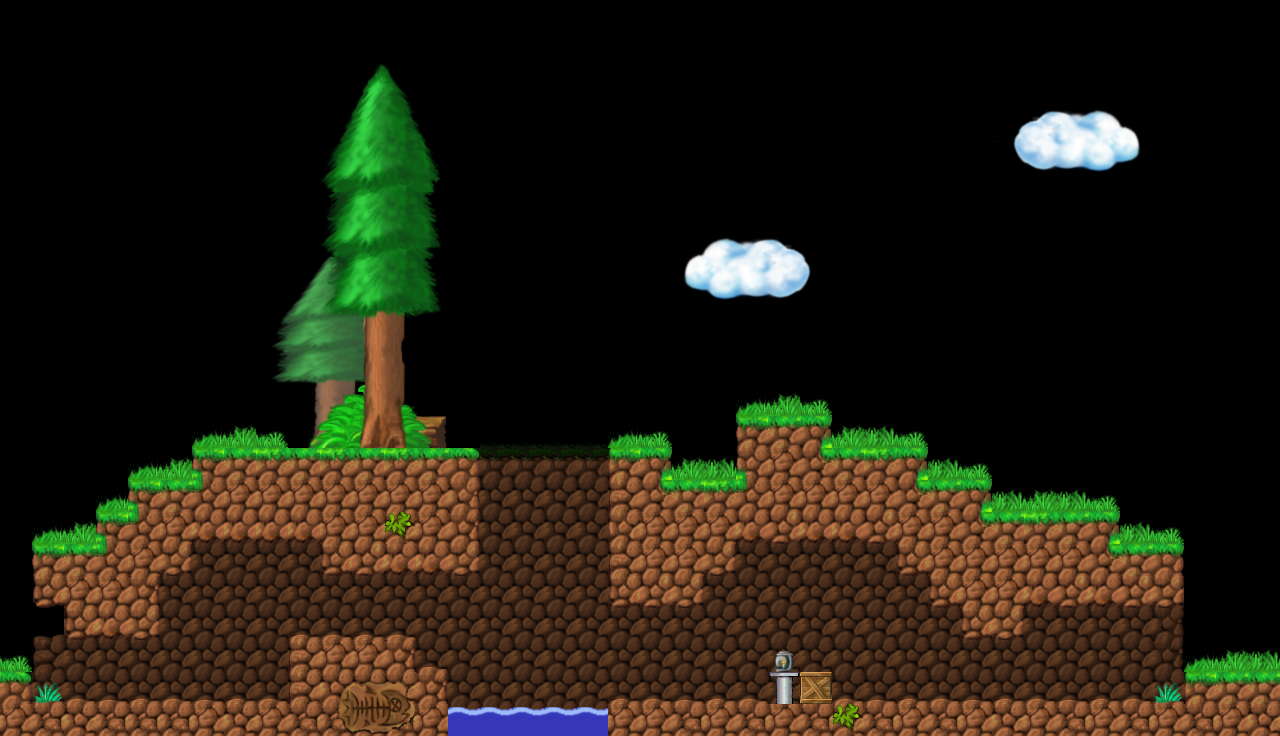

A 2D game scene composited from a Tiled map and its tileset images. What follows is a short description and the map's XML, with every tile layer's data as written:
An orthogonal 40x23 tile map with 32x32 px tiles, 1 tile layer (Tile Layer 1).

<map version="1.2" tiledversion="1.2.0" orientation="orthogonal" renderorder="right-down" width="40" height="23" tilewidth="32" tileheight="32" infinite="0" nextlayerid="2" nextobjectid="1">
 <tileset firstgid="1" source="tilemap.tsx" />
 <layer id="1" name="Tile Layer 1" width="40" height="23">
  <data encoding="csv">
0,0,0,0,0,0,0,0,0,0,0,0,0,0,0,0,0,0,0,0,0,0,0,0,0,0,0,0,0,0,0,0,0,0,0,0,0,0,0,0,
0,0,0,0,0,0,0,0,0,0,0,0,0,0,0,0,0,0,0,0,0,0,0,0,0,0,0,0,0,0,0,0,0,0,0,0,0,0,0,0,
0,0,0,0,0,0,0,0,0,0,35,36,37,38,0,0,0,0,0,0,0,0,0,0,0,0,0,0,0,0,0,0,0,0,0,0,0,0,0,0,
0,0,0,0,0,0,0,0,0,0,99,100,101,102,0,0,0,0,0,0,0,0,0,0,0,0,0,0,0,0,0,1900,1901,1902,1903,1904,0,0,0,0,
0,0,0,0,0,0,0,0,0,0,163,164,165,166,0,0,0,0,0,0,0,0,0,0,0,0,0,0,0,0,0,1964,3345,3346,3347,1968,0,0,0,0,
0,0,0,0,0,0,0,0,0,0,227,228,229,230,0,0,0,0,0,0,0,0,0,0,0,0,0,0,0,0,0,2028,2029,2030,2031,2032,0,0,0,0,
0,0,0,0,0,0,0,0,0,0,291,292,293,294,0,0,0,0,0,0,0,0,0,0,0,0,0,0,0,0,0,0,0,0,0,0,0,0,0,0,
0,0,0,0,0,0,0,0,15,16,17,18,19,20,0,0,0,0,0,0,0,1269,1270,1271,1272,1273,0,0,0,0,0,0,0,0,0,0,0,0,0,0,
0,0,0,0,0,0,0,0,79,80,81,82,83,84,0,0,0,0,0,0,0,1333,3342,3343,3344,1337,0,0,0,0,0,0,0,0,0,0,0,0,0,0,
0,0,0,0,0,0,0,0,143,144,145,146,147,148,0,0,0,0,0,0,0,1397,1398,1399,1400,1401,0,0,0,0,0,0,0,0,0,0,0,0,0,0,
0,0,0,0,0,0,0,0,207,208,209,210,211,212,0,0,0,0,0,0,0,0,0,0,0,0,0,0,0,0,0,0,0,0,0,0,0,0,0,0,
0,0,0,0,0,0,0,0,271,272,273,274,275,276,0,0,0,0,0,0,0,0,0,0,0,0,0,0,0,0,0,0,0,0,0,0,0,0,0,0,
0,0,0,0,0,0,0,0,335,336,337,338,339,340,0,0,0,0,0,0,0,0,0,802,803,805,0,0,0,0,0,0,0,0,0,0,0,0,0,0,
0,0,0,0,0,0,802,803,805,400,401,402,403,404,0,1075,1075,1075,1075,802,805,0,0,3877,3879,4004,803,804,805,0,0,0,0,0,0,0,0,0,0,0,
0,0,0,0,802,803,4003,3879,3878,3879,3878,3879,3878,3879,3623,1139,1139,1139,1139,3622,4004,803,804,3876,4007,3939,3879,3878,4004,804,805,0,0,0,0,0,0,0,0,0,
0,0,0,802,4003,3879,3940,4007,4007,4007,4007,4007,4007,4007,3688,1203,1203,1202,1203,3749,3939,3879,3878,3940,4007,4007,4007,4007,3939,3879,4004,804,803,804,805,0,0,0,0,0,
0,802,803,4003,3940,4007,3814,3814,3814,3814,4007,4007,3943,4007,3752,1266,1267,1266,1267,3685,4007,4007,4007,3814,3815,3814,3814,3815,4007,4007,3939,3879,3878,3879,4004,804,805,0,0,0,
0,3877,3879,3940,4007,3816,1203,1203,1203,1267,3813,3815,3814,3814,3816,1203,1203,1203,1203,3749,4007,4007,3816,1203,1203,1203,1203,1203,3813,4007,4007,4007,4007,4007,3939,3879,3880,0,0,0,
0,4069,4007,4007,3752,1267,1267,1267,1267,1267,1267,1267,1267,1267,1267,1267,1267,1267,1267,3813,3815,3816,1267,1267,1267,1267,1267,1267,1267,3813,4007,4007,3814,3815,3814,3815,3816,0,0,0,
0,1194,3813,3814,3816,1202,1202,1202,1202,1519,1520,1519,1520,1202,1202,1202,1202,1202,1202,1202,1202,1202,1202,1202,1202,1202,1202,1202,1202,1202,3813,3816,1202,1202,1202,1202,1204,0,0,0,
805,1265,1267,1266,1266,1266,1266,1266,1266,3749,4007,4007,3752,1522,1266,1266,1266,1266,1266,1266,1266,1266,1266,1266,1454,1266,1266,1266,1266,1266,1266,1266,1266,1266,1266,1266,1268,802,803,804,
3623,1390,1520,1521,1519,1520,1521,1519,1520,3749,3618,3619,3620,3752,1266,1266,1266,1266,1266,1519,1520,1521,1519,1520,1394,3550,1520,1521,1519,1520,1521,1519,1520,1521,1519,1520,1390,3622,3879,3879,
4007,4006,3942,4006,4006,4006,4007,3942,4007,4006,3682,3683,3684,4007,3751,3751,3751,3751,3751,4007,4007,4006,4007,4006,4007,4006,3943,4006,4007,4006,4007,3942,4007,4006,4007,4006,4007,4006,4007,3942
</data>
 </layer>
</map>
